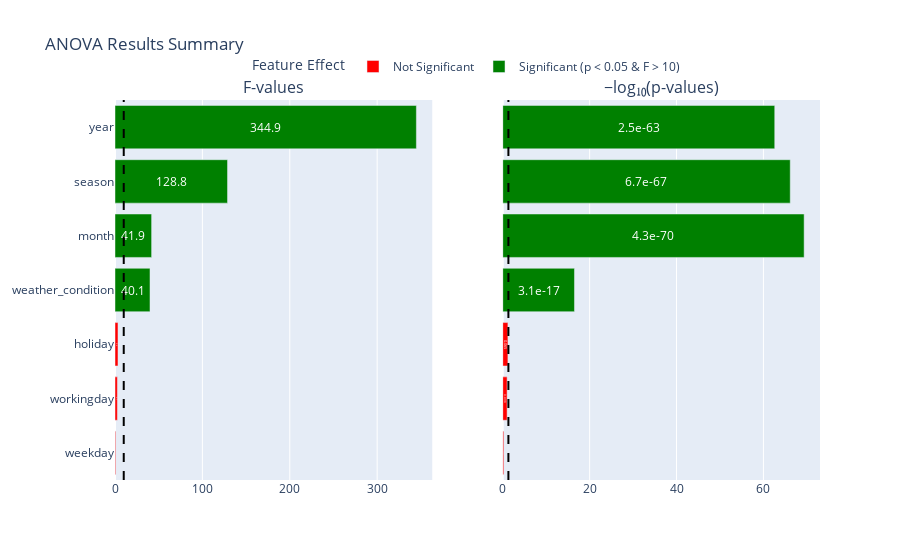

The code cell stored with this chart in its notebook:
### Code cell
import plotly.express as px
from plotly.subplots import make_subplots


# Create a new dataframe with the ANOVA results
df = anova_summary.copy().sort_values("F-value")
# Calculate -log10(p)
df["-log10(p)"] = -np.log10(df["p-value"])

# Color map for the bar plot
color_map = {
    True: "green",   # significant
    False: "red"  # not significant
}

# Create subplot layout
fig = make_subplots(
    rows=1, cols=2, shared_yaxes=True,
    subplot_titles=("F-values", "−log₁₀(p-values)")
)

# F-values bar plot
f_bar = px.bar(
    df, x="F-value", y="Feature", color="Significant",
    color_discrete_map=color_map, orientation="h",
    text=df["F-value"].round(1).astype(str)
)

# Add the F-values bar plot to the first subplot
for trace in f_bar.data:
    trace.showlegend = False   # suppress duplicate legends
    fig.add_trace(trace, row=1, col=1)
fig.add_vline(x=10, line_dash="dash", line_color="black", row=1, col=1)

# -log10(p) bar plot
p_text = df["p-value"].apply(lambda p: f"{p:.1e}" if p < 0.001 else f"{p:.3f}")
p_bar = px.bar(
    df, x="-log10(p)", y="Feature", color="Significant",
    color_discrete_map=color_map, orientation="h",
    text=p_text
)

# Add the -log10(p) bar plot to the second subplot
for trace in p_bar.data:
    fig.add_trace(trace, row=1, col=2)
fig.add_vline(x=-np.log10(0.05), line_dash="dash", line_color="black", row=1, col=2)

# Update the text position and anchor
fig.update_traces(textposition="inside", insidetextanchor="middle")

# Update the layout
fig.update_layout(
    title="ANOVA Results Summary",
    legend_title="Feature Effect",
    legend=dict(
        orientation="h",
        yanchor="bottom", y=1.05,
        xanchor="center", x=0.5
    )
)

# Rename legend items
for trace in fig.data:
    if trace.name == "True":
        trace.name = "Significant (p < 0.05 & F > 10)"
    elif trace.name == "False":
        trace.name = "Not Significant"

fig.show()
anova_summary

### Figure 1 — Plotly figure (JSON) as saved in the notebook; plotly's stock layout.template omitted (floating-point values rounded to 4 significant figures)
{"data": [{"hovertemplate": "Significant=False<br>F-value=%{x}<br>Feature=%{y}<br>text=%{text}<extra></extra>", "insidetextanchor": "middle", "legendgroup": "False", "marker": {"color": "red", "pattern": {"shape": ""}}, "name": "Not Significant", "orientation": "h", "showlegend": false, "text": ["0.8", "2.7", "3.4"], "textposition": "inside", "type": "bar", "x": [0.7829, 2.737, 3.421], "xaxis": "x", "y": ["weekday", "workingday", "holiday"], "yaxis": "y"}, {"hovertemplate": "Significant=True<br>F-value=%{x}<br>Feature=%{y}<br>text=%{text}<extra></extra>", "insidetextanchor": "middle", "legendgroup": "True", "marker": {"color": "green", "pattern": {"shape": ""}}, "name": "Significant (p < 0.05 & F > 10)", "orientation": "h", "showlegend": false, "text": ["40.1", "41.9", "128.8", "344.9"], "textposition": "inside", "type": "bar", "x": [40.07, 41.9, 128.8, 344.9], "xaxis": "x", "y": ["weather_condition", "month", "season", "year"], "yaxis": "y"}, {"hovertemplate": "Significant=False<br>-log10(p)=%{x}<br>Feature=%{y}<br>text=%{text}<extra></extra>", "insidetextanchor": "middle", "legendgroup": "False", "marker": {"color": "red", "pattern": {"shape": ""}}, "name": "Not Significant", "orientation": "h", "showlegend": true, "text": ["0.583", "0.098", "0.065"], "textposition": "inside", "type": "bar", "x": [0.234, 1.007, 1.189], "xaxis": "x2", "y": ["weekday", "workingday", "holiday"], "yaxis": "y2"}, {"hovertemplate": "Significant=True<br>-log10(p)=%{x}<br>Feature=%{y}<br>text=%{text}<extra></extra>", "insidetextanchor": "middle", "legendgroup": "True", "marker": {"color": "green", "pattern": {"shape": ""}}, "name": "Significant (p < 0.05 & F > 10)", "orientation": "h", "showlegend": true, "text": ["3.1e-17", "4.3e-70", "6.7e-67", "2.5e-63"], "textposition": "inside", "type": "bar", "x": [16.51, 69.37, 66.17, 62.6], "xaxis": "x2", "y": ["weather_condition", "month", "season", "year"], "yaxis": "y2"}], "layout": {"annotations": [{"font": {"size": 16}, "showarrow": false, "text": "F-values", "x": 0.225, "xanchor": "center", "xref": "paper", "y": 1, "yanchor": "bottom", "yref": "paper"}, {"font": {"size": 16}, "showarrow": false, "text": "−log₁₀(p-values)", "x": 0.775, "xanchor": "center", "xref": "paper", "y": 1, "yanchor": "bottom", "yref": "paper"}], "legend": {"orientation": "h", "title": {"text": "Feature Effect"}, "x": 0.5, "xanchor": "center", "y": 1.05, "yanchor": "bottom"}, "shapes": [{"line": {"color": "black", "dash": "dash"}, "type": "line", "x0": 10, "x1": 10, "xref": "x", "y0": 0, "y1": 1, "yref": "y domain"}, {"line": {"color": "black", "dash": "dash"}, "type": "line", "x0": 1.301, "x1": 1.301, "xref": "x2", "y0": 0, "y1": 1, "yref": "y2 domain"}], "title": {"text": "ANOVA Results Summary"}, "xaxis": {"anchor": "y", "domain": [0, 0.45]}, "xaxis2": {"anchor": "y2", "domain": [0.55, 1]}, "yaxis": {"anchor": "x", "domain": [0, 1]}, "yaxis2": {"anchor": "x2", "domain": [0, 1], "matches": "y", "showticklabels": false}}}
